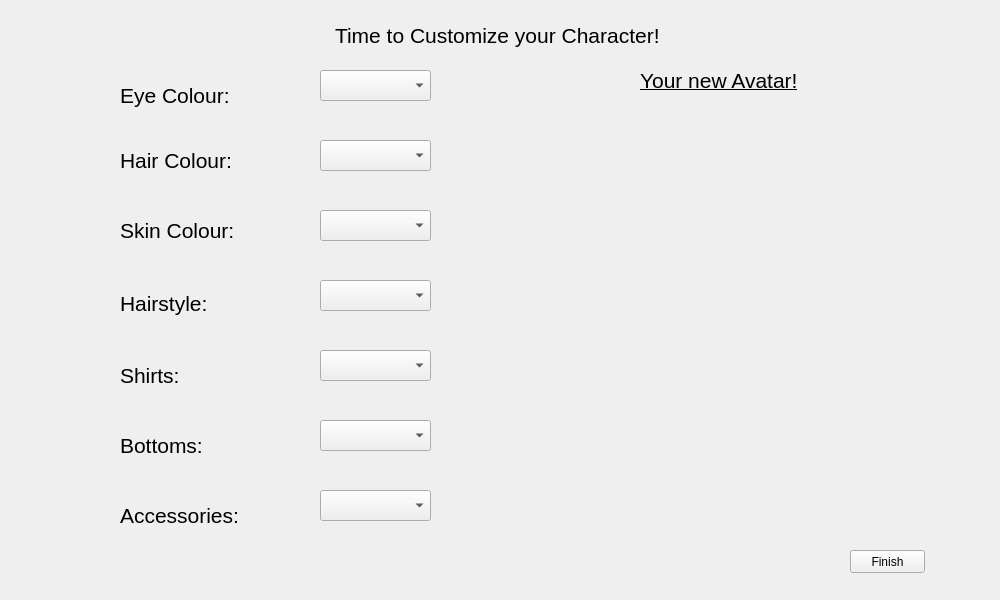
<?xml version="1.0" encoding="UTF-8"?>
<ui version="4.0">
 <class>charCustomizationForm</class>
 <widget class="QWidget" name="charCustomizationForm">
  <property name="geometry">
   <rect>
    <x>0</x>
    <y>0</y>
    <width>1000</width>
    <height>600</height>
   </rect>
  </property>
  <property name="windowTitle">
   <string>Form</string>
  </property>
  <widget class="QLabel" name="charCustomslogan1">
   <property name="geometry">
    <rect>
     <x>335</x>
     <y>20</y>
     <width>330</width>
     <height>31</height>
    </rect>
   </property>
   <property name="font">
    <font>
     <pointsize>16</pointsize>
    </font>
   </property>
   <property name="text">
    <string>Time to Customize your Character!</string>
   </property>
  </widget>
  <widget class="QLabel" name="accessoriesLabel">
   <property name="geometry">
    <rect>
     <x>120</x>
     <y>500</y>
     <width>171</width>
     <height>31</height>
    </rect>
   </property>
   <property name="font">
    <font>
     <pointsize>16</pointsize>
    </font>
   </property>
   <property name="text">
    <string>Accessories:</string>
   </property>
  </widget>
  <widget class="QLabel" name="shirtsLabel">
   <property name="geometry">
    <rect>
     <x>120</x>
     <y>360</y>
     <width>171</width>
     <height>31</height>
    </rect>
   </property>
   <property name="font">
    <font>
     <pointsize>16</pointsize>
    </font>
   </property>
   <property name="text">
    <string>Shirts:</string>
   </property>
  </widget>
  <widget class="QLabel" name="eyeColourLabel">
   <property name="geometry">
    <rect>
     <x>120</x>
     <y>80</y>
     <width>111</width>
     <height>31</height>
    </rect>
   </property>
   <property name="font">
    <font>
     <pointsize>16</pointsize>
    </font>
   </property>
   <property name="text">
    <string>Eye Colour:</string>
   </property>
  </widget>
  <widget class="QLabel" name="skinColourLabel">
   <property name="geometry">
    <rect>
     <x>120</x>
     <y>220</y>
     <width>131</width>
     <height>21</height>
    </rect>
   </property>
   <property name="font">
    <font>
     <pointsize>16</pointsize>
    </font>
   </property>
   <property name="text">
    <string>Skin Colour:</string>
   </property>
  </widget>
  <widget class="QLabel" name="bottomsLabel">
   <property name="geometry">
    <rect>
     <x>120</x>
     <y>430</y>
     <width>171</width>
     <height>31</height>
    </rect>
   </property>
   <property name="font">
    <font>
     <pointsize>16</pointsize>
    </font>
   </property>
   <property name="text">
    <string>Bottoms:</string>
   </property>
  </widget>
  <widget class="QLabel" name="hairstyleLabel">
   <property name="geometry">
    <rect>
     <x>120</x>
     <y>290</y>
     <width>171</width>
     <height>26</height>
    </rect>
   </property>
   <property name="font">
    <font>
     <pointsize>16</pointsize>
    </font>
   </property>
   <property name="text">
    <string>Hairstyle:</string>
   </property>
  </widget>
  <widget class="QLabel" name="hairColourLabel">
   <property name="geometry">
    <rect>
     <x>120</x>
     <y>150</y>
     <width>111</width>
     <height>21</height>
    </rect>
   </property>
   <property name="font">
    <font>
     <pointsize>16</pointsize>
    </font>
   </property>
   <property name="text">
    <string>Hair Colour:</string>
   </property>
  </widget>
  <widget class="QLabel" name="slogan3">
   <property name="geometry">
    <rect>
     <x>640</x>
     <y>70</y>
     <width>161</width>
     <height>21</height>
    </rect>
   </property>
   <property name="font">
    <font>
     <pointsize>16</pointsize>
     <underline>true</underline>
    </font>
   </property>
   <property name="text">
    <string>Your new Avatar!</string>
   </property>
  </widget>
  <widget class="QComboBox" name="eyeColourSelect">
   <property name="geometry">
    <rect>
     <x>320</x>
     <y>70</y>
     <width>111</width>
     <height>31</height>
    </rect>
   </property>
  </widget>
  <widget class="QComboBox" name="hairColourSelect">
   <property name="geometry">
    <rect>
     <x>320</x>
     <y>140</y>
     <width>111</width>
     <height>31</height>
    </rect>
   </property>
  </widget>
  <widget class="QComboBox" name="skinColourSelect">
   <property name="geometry">
    <rect>
     <x>320</x>
     <y>210</y>
     <width>111</width>
     <height>31</height>
    </rect>
   </property>
  </widget>
  <widget class="QComboBox" name="hairstlyeSelect">
   <property name="geometry">
    <rect>
     <x>320</x>
     <y>280</y>
     <width>111</width>
     <height>31</height>
    </rect>
   </property>
  </widget>
  <widget class="QComboBox" name="shirtsSelect">
   <property name="geometry">
    <rect>
     <x>320</x>
     <y>350</y>
     <width>111</width>
     <height>31</height>
    </rect>
   </property>
  </widget>
  <widget class="QComboBox" name="bottomsSelect">
   <property name="geometry">
    <rect>
     <x>320</x>
     <y>420</y>
     <width>111</width>
     <height>31</height>
    </rect>
   </property>
  </widget>
  <widget class="QComboBox" name="accessorySelect">
   <property name="geometry">
    <rect>
     <x>320</x>
     <y>490</y>
     <width>111</width>
     <height>31</height>
    </rect>
   </property>
  </widget>
  <widget class="QPushButton" name="finishCharacter">
   <property name="geometry">
    <rect>
     <x>850</x>
     <y>550</y>
     <width>75</width>
     <height>23</height>
    </rect>
   </property>
   <property name="text">
    <string>Finish</string>
   </property>
  </widget>
 </widget>
 <resources/>
 <connections/>
</ui>
